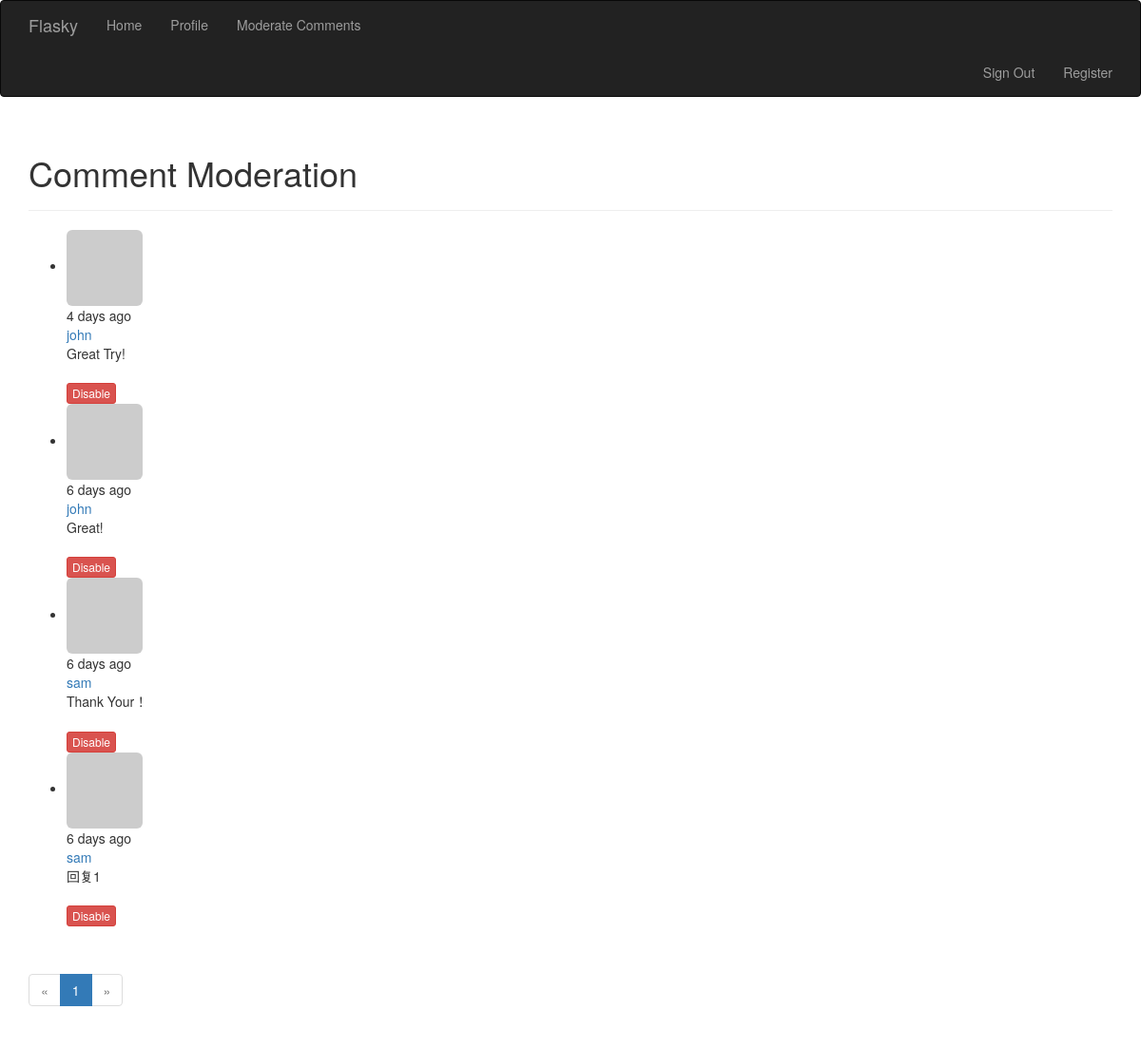
Page /moderate (signed in) on the earlier database version.
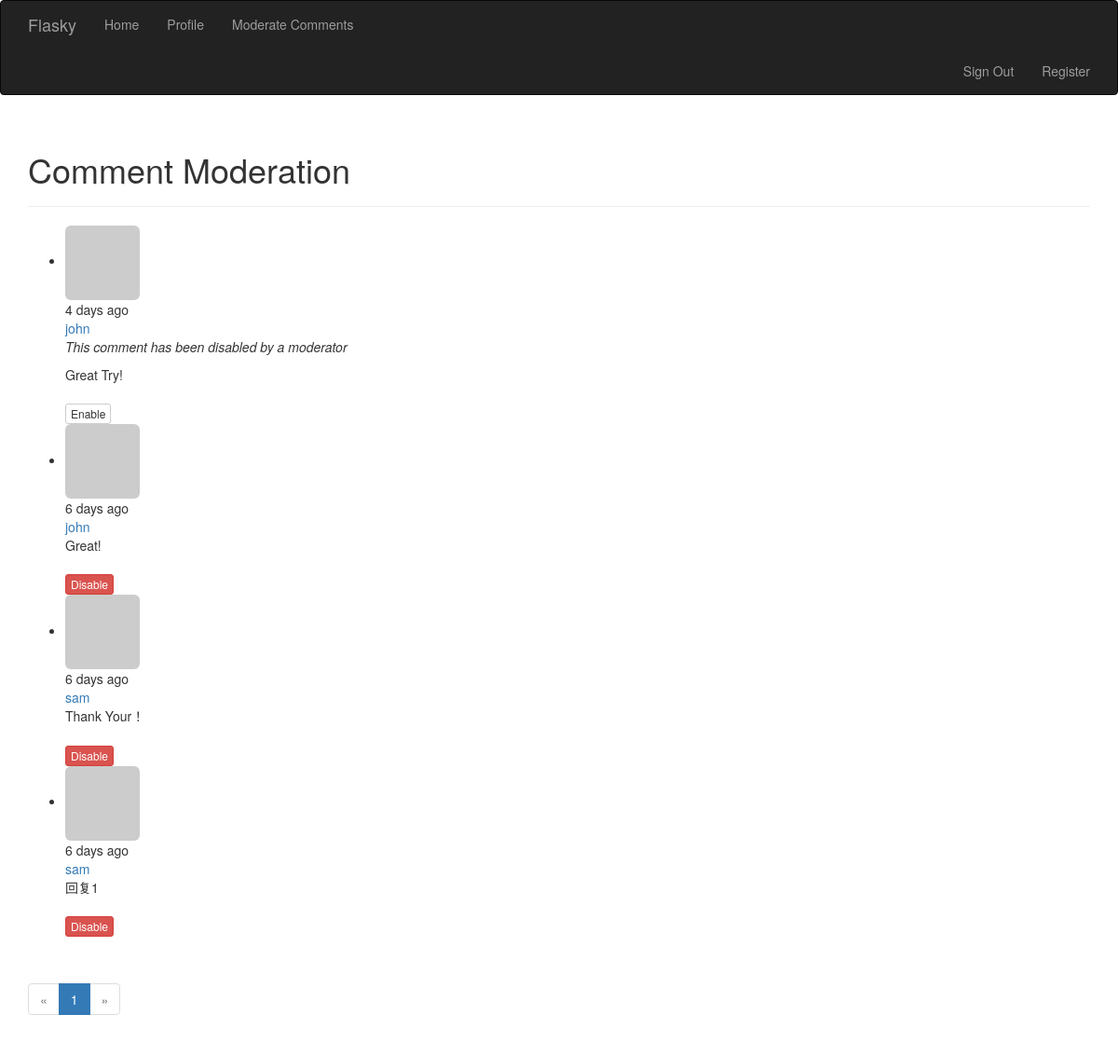
Same page on the later database version.
### app/models.py (models this page shows, shortened)
class Comment(db.Model):
    __tablename__ = 'comments'
    id = db.Column(db.Integer, primary_key=True)
    body = db.Column(db.Text)
    body_html = db.Column(db.Text)
    timestamp = db.Column(db.DateTime, index=True,
                          default=datetime.datetime.utcnow)
    disabled = db.Column(db.Boolean)
    author_id = db.Column(db.Integer, db.ForeignKey('users.id'))
    post_id = db.Column(db.Integer, db.ForeignKey('posts.id'))

class User(UserMixin, db.Model):
    __tablename__ = 'users'
    id = db.Column(db.Integer, primary_key=True)
    email = db.Column(db.String(64), unique=True, index=True)
    username = db.Column(db.String(64), unique=True, index=True)
    password_hash = db.Column(db.String(128))
    role_id = db.Column(db.Integer, db.ForeignKey('roles.id'))
    confirmed = db.Column(db.Boolean, default=False)
    name = db.Column(db.String(64))
    location = db.Column(db.String(64))
    about_me = db.Column(db.Text())
    avatar_hash = db.Column(db.String(32))
    member_since = db.Column(db.DateTime(), default=datetime.datetime.utcnow)
    last_seen = db.Column(db.DateTime(), default=datetime.datetime.utcnow)
    posts = db.relationship('Post', backref='author', lazy='dynamic')
    followed = db.relationship('Follow',
                               foreign_keys=[Follow.follower_id],
                               backref=db.backref('follower', lazy='joined'),
                               lazy='dynamic',
                               cascade='all, delete-orphan')
    follower = db.relationship('Follow',
                               foreign_keys=[Follow.followed_id],
                               backref=db.backref('followed', lazy='joined'),
                               lazy='dynamic',
                               cascade='all, delete-orphan')
    comments = db.relationship('Comment', backref='author', lazy='dynamic')
    @property
    def password(self):
        raise AttributeError('password is not a readable attribute')
    def can(self, permissions):
        return self.role is not None and \
            (self.role.permissions & permissions) == permissions
    def ping(self):
        self.last_seen = datetime.datetime.utcnow()
        db.session.add(self)
    def gravatar(self, size=100, default='identicon', rating='g'):
        if request.is_secure:
            url = 'https://secure.gravatar.com/avator'
        else:
            url = 'http://www.gravatar.com/avatar'
        hash = hashlib.md5(self.email.encode('utf-8')).hexdigest()
        return '{url}/{hash}?s={size}&d={default}&r={rating}'.format(
            url=url, hash=hash, size=size, default=default, rating=rating)

### app/main/views.py (the view)
@main.route('/moderate')
@login_required
@permission_required(Permission.MODERATE_COMMENTS)
def moderate():
    page = request.args.get('page', 1, type=int)
    pagination = Comment.query.order_by(Comment.timestamp.desc()).paginate(
        page, per_page=current_app.config['FLASKY_COMMENTS_PER_PAGE'],
        error_out=False)
    comments = pagination.items
    return render_template('moderate.html', comments=comments,
                           pagination=pagination, page=page)

### app/auth/views.py (called while the page is built)
@auth.before_app_request
def before_request():
    if current_user.is_authenticated:
        current_user.ping()
        if current_user.confirmed and request.endpoint[:5] != 'auth.' and request.endpoint != 'static':
            return redirect(url_for('auth.unconfirmed'))

### app/main/__init__.py (called while the page is built)
@main.app_context_processor
def inject_permissions():
    return dict(Permission=Permission)

### app/models.py (called while the page is built)
@login_manager.user_loader
def load_user(user_id):
    return User.query.get(int(user_id))

### app/templates/moderate.html (shortened to what this page needs)
{% extends "base.html" %}
{% import "_macros.html" as macros %}
{% block page_content %}
<div class="page-header">
    <h1>Comment Moderation</h1>
</div>
{% set moderate = True %}
{% include '_comments.html' %}
{% if pagination %}
<div class="pagination">
    {{ macros.pagination_widget(pagination, '.moderate') }}
</div>
{% endif %}
{% endblock %}

### app/templates/_comments.html
<ul class="comments">
    {% for comment in comments %}
    <li class="comment">
        <div class="comment-thumbnail">
            <a href="{{ url_for('.user', username=comment.author.username) }}">
                <img class="img-rounded profile-thumbnail" src="{{ comment.author.gravatar(size=40) }}">
            </a>
        </div>
        <div class="comment-content">
            <div class="comment-date">
                {{ moment(comment.timestamp).fromNow() }}
            </div>
            <div class="comment-author">
                <a href="{{ url_for('.user', username=comment.author.username) }}">
                    {{ comment.author.username }}
                </a>
            </div>
        </div>
        <div class="comment-body">
            {% if comment.disabled %}
            <p><i>This comment has been disabled by a moderator</i></p>
            {% endif %}
            {% if moderate or not comment.disabled %}
                {% if comment.body_html %}
                    {{ comment.body_html | safe }}
                {% else %}
                    {{ comment.body }}
                {% endif %}
            {% endif %}
        </div>
        {% if moderate %}
            <br>
            {% if comment.disabled %}
                <a class="btn btn-default btn-xs" href="{{ url_for
                ('.moderate_enable', id=comment.id, page=page) }}">
                    Enable</a>
            {% else %}
                <a class="btn btn-danger btn-xs" href="{{ url_for
                ('.moderate_disable', id=comment.id, page=page) }}">
                    Disable</a>
            {% endif %}
        {% endif %}
    </li>
    {% endfor %}
</ul>

Differences in the rows shown:
changed Comment "4 days ago": disabled "Disable" → "This comment has been disabled by a moderator Enable"
